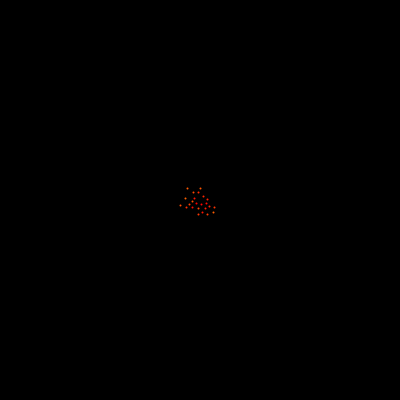
Frame 1 (no input)
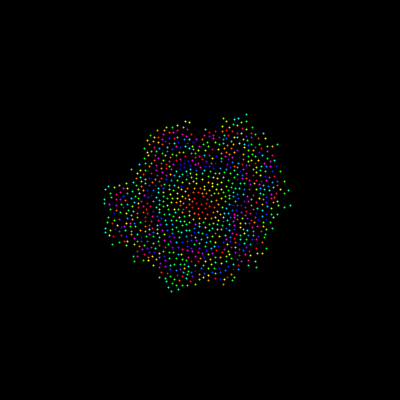
Frame 60 (the mouse pressed at the canvas centre just before this capture)
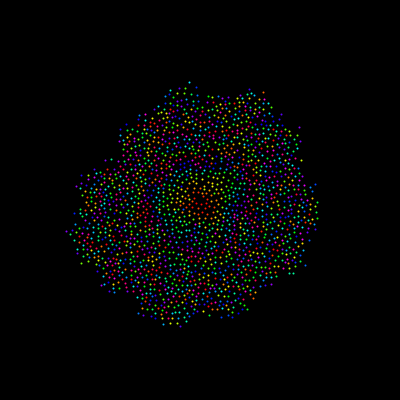
Frame 120 (the mouse held since frame 60 and released just before this capture)

The Processing sketch that drew these frames (run headless with seeded random() and noise(); from frame 60 on, the mouse is pressed at the canvas centre):

// Processing sketch: p33_poisson_disc_sampling
// ── p33_poisson_disc_sampling.pde
/*

https://www.jasondavies.com/poisson-disc/
https://en.wikipedia.org/wiki/Poisson_sampling
https://en.wikipedia.org/wiki/Colors_of_noise

*/

int       r;
int       k;
float     w;
PVector[] grid;
int       cols;
int       rows;

ArrayList<PVector> active;
ArrayList<PVector> ordered;

void setup() {
  size(400, 400);
  reset();
}

void reset() {
  background(0);
  strokeWeight(4);
  colorMode(HSB, 360, 100, 100);

  // STEP 0
  r = 4;
  k = 30;
  w = r / sqrt(2);
  cols = floor(width / w);
  rows = floor(height / w);
  grid = new PVector[cols * rows];

  // STEP 1
  var x = width / 2;
  var y = height / 2;
  var i = floor(x / w);
  var j = floor(y / w);
  var pos = new PVector(x, y);
  grid[i + j*cols] = pos;

  ordered = new ArrayList<PVector>();
  active = new ArrayList<PVector>();
  active.add(pos);
}


void draw() {
  background(0);
  for (var total = 0; total < 25; total++) {
    if (active.size() > 0) {
      var randIndex = floor(random(active.size()));
      var pos = active.get(randIndex);
      var found = false;
      for (var n = 0; n < k; n++) {
        var sample = PVector.random2D();
        var m = random(r, 2 * r);
        sample.setMag(m);
        sample.add(pos);

        var col = floor(sample.x / w);
        var row = floor(sample.y / w);
        if (col > -1 && row > -1 && col < cols && row < rows && grid[col + row * cols] == null) {
          var ok = true;
          for (var i = -1; i <= 1; i++) {
            for (var j = -1; j <= 1; j++) {
              var index = (col + i) + (row + j) * cols;
              var neighbor = (index >= 0 && index < grid.length) ? grid[index] : null;
              if (neighbor != null) {
                var d = PVector.dist(sample, neighbor);
                if (d < r) {
                  ok = false;
                }
              }
            }
          }
          if (ok) {
            found = true;
            grid[col + row * cols] = sample;
            active.add(sample);
            ordered.add(sample);
            break;
          }
        }
      }

      if (!found) {
        active.remove(randIndex);
      }
    }
  }

  for (var i = 0; i < ordered.size(); i++) {
    var order = ordered.get(i);
    if (order != null) {
      stroke(i % 360, 100, 100);
      strokeWeight(r * 0.5);
      point(order.x, order.y);
    }
  }
}
